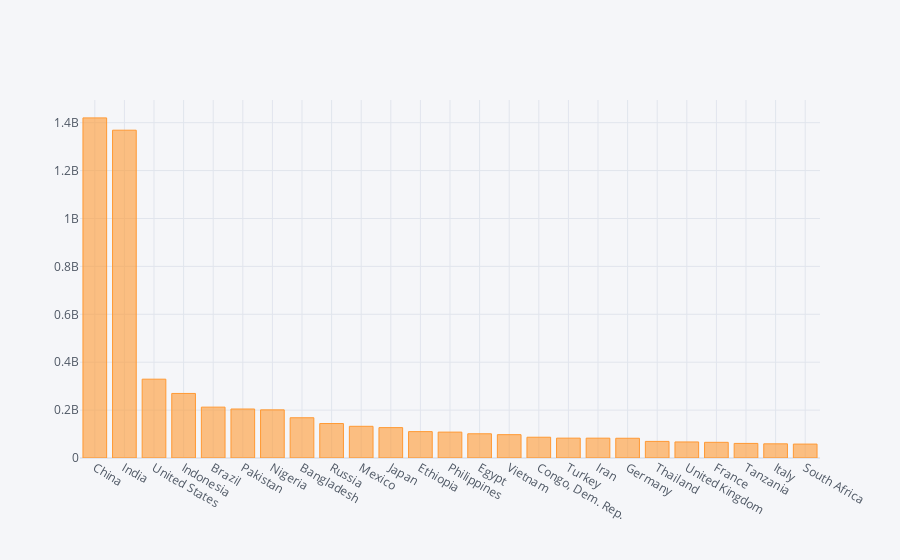

The code cell stored with this chart in its notebook:
### Markdown cell above
### Bar Graph of 2019 Population

Top 25 countries by population in 2019

### Code cell
df.set_index('name').drop(columns=['geo','indicator']).T.loc['2019'].sort_values(ascending=False).head(25).iplot(kind='bar')

### Figure 1 — Plotly figure (JSON) as saved in the notebook; plotly's stock layout.template omitted (floating-point values rounded to 4 significant figures)
{"data": [{"marker": {"color": "rgba(255, 153, 51, 0.6)", "line": {"color": "rgba(255, 153, 51, 1.0)", "width": 1}}, "name": "2019", "orientation": "v", "text": "", "type": "bar", "x": ["China", "India", "United States", "Indonesia", "Brazil", "Pakistan", "Nigeria", "Bangladesh", "Russia", "Mexico", "Japan", "Ethiopia", "Philippines", "Egypt", "Vietnam", "Congo, Dem. Rep.", "Turkey", "Iran", "Germany", "Thailand", "United Kingdom", "France", "Tanzania", "Italy", "South Africa"], "y": [1420062022, 1368737513, 329093110, 269536482, 212392717, 204596442, 200962417, 168065920, 143895551, 132328035, 126854745, 110135635, 108106310, 101168745, 97429061, 86727573, 82961805, 82820766, 82438639, 69306160, 66959016, 65480710, 60913557, 59216525, 58065097]}], "layout": {"legend": {"bgcolor": "#F5F6F9", "font": {"color": "#4D5663"}}, "paper_bgcolor": "#F5F6F9", "plot_bgcolor": "#F5F6F9", "title": {"font": {"color": "#4D5663"}}, "xaxis": {"gridcolor": "#E1E5ED", "showgrid": true, "tickfont": {"color": "#4D5663"}, "title": {"font": {"color": "#4D5663"}, "text": ""}, "zerolinecolor": "#E1E5ED"}, "yaxis": {"gridcolor": "#E1E5ED", "showgrid": true, "tickfont": {"color": "#4D5663"}, "title": {"font": {"color": "#4D5663"}, "text": ""}, "zerolinecolor": "#E1E5ED"}}}
